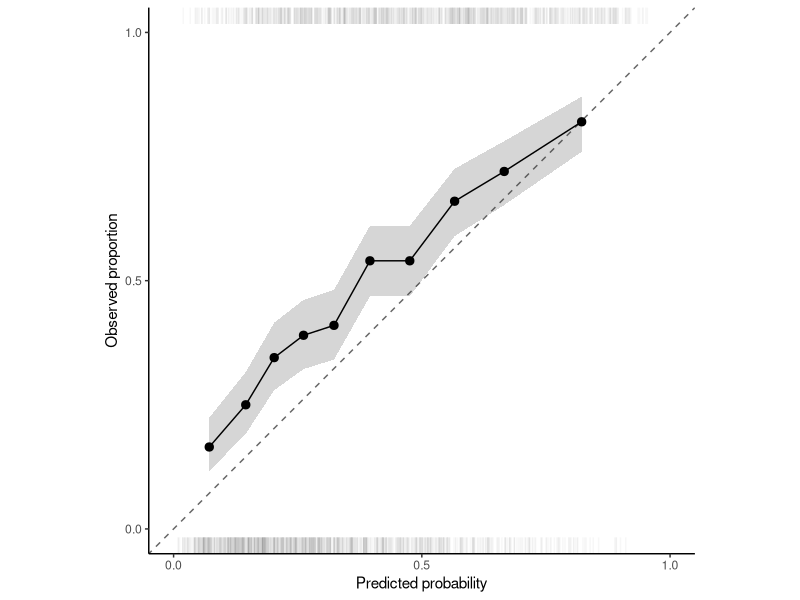
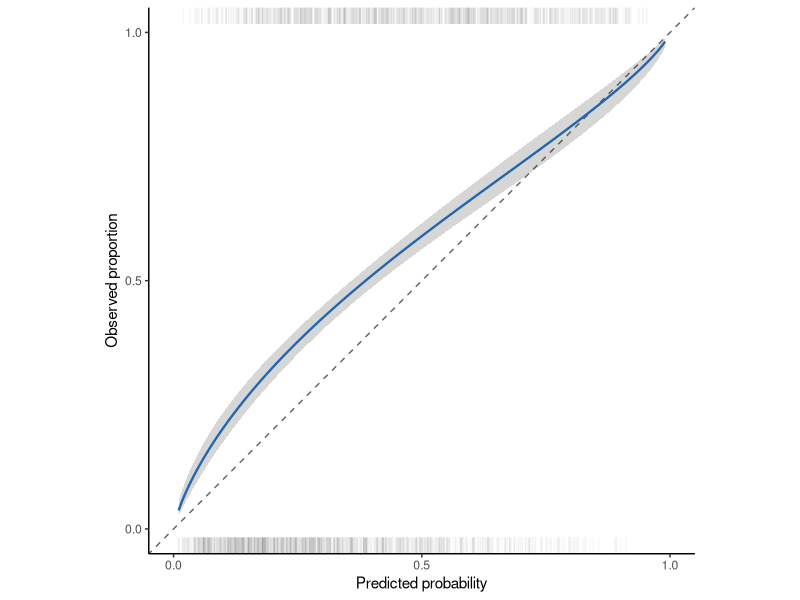
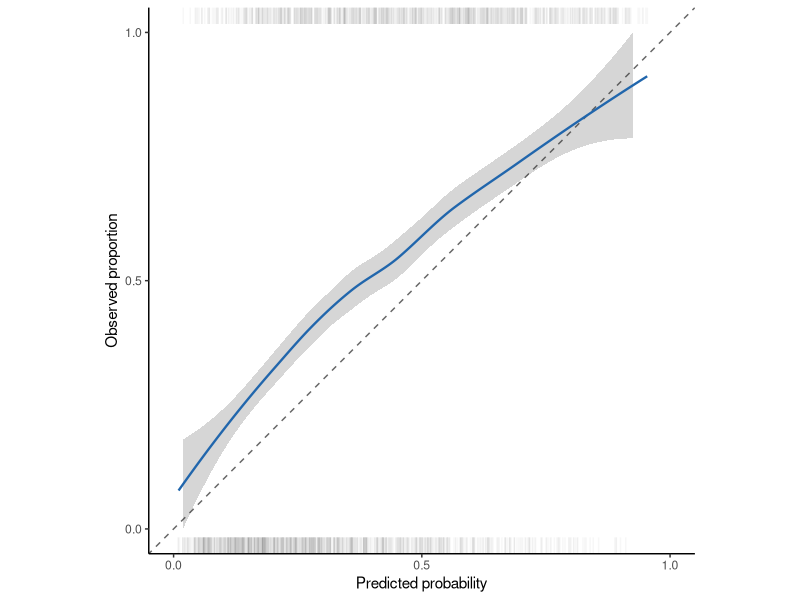

Here is the R script that generated these plots, in order:
library(tidyverse)

inv_logit <- \(x) 1 / (1 + exp(-x))

# --- Simulate miscalibrated predictions ---
set.seed(7341)

n <- 2000
lp <- rnorm(n, mean = -0.5, sd = 1.2)
p_pred <- inv_logit(lp)

# Miscalibration: alpha = 0.3, beta = 0.8 (mild overfit + underestimation)
p_true <- inv_logit(0.3 + 0.8 * qlogis(p_pred))
y <- rbinom(n, 1, p_true)

sim <- tibble(p_pred, y)

# --- 1. Binned calibration with exact binomial CIs ---
nbins <- 10
binned <- sim |>
  mutate(bin = ntile(p_pred, nbins)) |>
  summarise(
    pred_mean = mean(p_pred),
    obs_mean = mean(y),
    n = n(),
    events = sum(y),
    .by = bin
  ) |>
  mutate(
    ci = map2(events, n, \(x, n) binom.test(x, n)$conf.int),
    ci_lo = map_dbl(ci, 1),
    ci_hi = map_dbl(ci, 2)
  )

# --- 2. Logistic calibration with Wald CIs on logit scale ---
fit_logistic <- glm(y ~ qlogis(p_pred), data = sim, family = binomial)
grid <- tibble(p_pred = seq(0.01, 0.99, length.out = 300))
logistic_pred <- predict(fit_logistic, newdata = grid, type = "link", se.fit = TRUE)
grid <- grid |>
  mutate(
    obs_fit = inv_logit(logistic_pred$fit),
    logistic_lo = inv_logit(logistic_pred$fit - 1.96 * logistic_pred$se.fit),
    logistic_hi = inv_logit(logistic_pred$fit + 1.96 * logistic_pred$se.fit)
  )

# --- 3. LOESS calibration with SE-based CIs ---
fit_loess <- loess(y ~ p_pred, data = sim, span = 0.75)
loess_pred <- predict(fit_loess, newdata = grid, se = TRUE)
grid <- grid |>
  mutate(
    obs_loess = loess_pred$fit,
    loess_lo = loess_pred$fit - 1.96 * loess_pred$se.fit,
    loess_hi = loess_pred$fit + 1.96 * loess_pred$se.fit
  )

# --- Common plot elements ---
diag <- geom_abline(intercept = 0, slope = 1, linetype = "dashed", color = "grey40")
rug_events <- geom_rug(data = sim |> filter(y == 1), aes(x = p_pred), sides = "t",
                        alpha = 0.03, inherit.aes = FALSE)
rug_nonevents <- geom_rug(data = sim |> filter(y == 0), aes(x = p_pred), sides = "b",
                           alpha = 0.03, inherit.aes = FALSE)
bt <- theme_classic(base_size = 11)

# --- Build panels ---
p1 <- ggplot(binned, aes(x = pred_mean, y = obs_mean)) +
  diag + rug_events + rug_nonevents +
  geom_ribbon(aes(ymin = ci_lo, ymax = ci_hi), alpha = 0.2) +
  geom_point(size = 2.5) + geom_line() +
  scale_x_continuous(limits = c(0, 1), breaks = c(0, 0.5, 1)) +
  scale_y_continuous(limits = c(0, 1), breaks = c(0, 0.5, 1)) +
  coord_fixed() +
  labs(x = "Predicted probability", y = "Observed proportion") + bt

p2 <- ggplot(grid, aes(x = p_pred, y = obs_fit)) +
  diag + rug_events + rug_nonevents +
  geom_ribbon(aes(ymin = logistic_lo, ymax = logistic_hi), alpha = 0.2) +
  geom_line(color = "#2166AC", linewidth = 0.8) +
  scale_x_continuous(limits = c(0, 1), breaks = c(0, 0.5, 1)) +
  scale_y_continuous(limits = c(0, 1), breaks = c(0, 0.5, 1)) +
  coord_fixed() +
  labs(x = "Predicted probability", y = "Observed proportion") + bt

p3 <- ggplot(grid, aes(x = p_pred, y = obs_loess)) +
  diag + rug_events + rug_nonevents +
  geom_ribbon(aes(ymin = loess_lo, ymax = loess_hi), alpha = 0.2) +
  geom_line(color = "#2166AC", linewidth = 0.8) +
  scale_x_continuous(limits = c(0, 1), breaks = c(0, 0.5, 1)) +
  scale_y_continuous(limits = c(0, 1), breaks = c(0, 0.5, 1)) +
  coord_fixed() +
  labs(x = "Predicted probability", y = "Observed proportion") + bt

ggsave("figures/Introduction/calibration_binned.pdf", p1, width = 3, height = 3, units = "in")
ggsave("figures/Introduction/calibration_logistic.pdf", p2, width = 3, height = 3, units = "in")
ggsave("figures/Introduction/calibration_loess.pdf", p3, width = 3, height = 3, units = "in")
